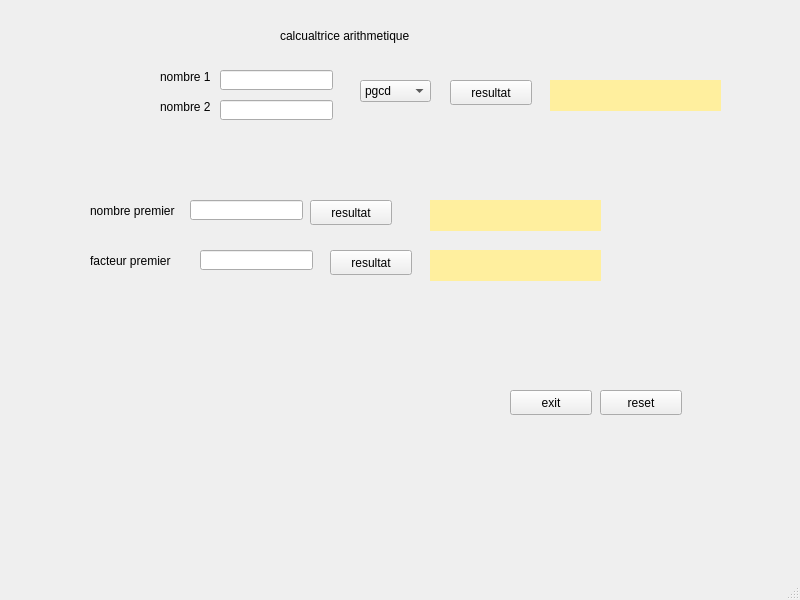
<?xml version="1.0" encoding="UTF-8"?>
<ui version="4.0">
 <class>mainWindow</class>
 <widget class="QMainWindow" name="mainWindow">
  <property name="geometry">
   <rect>
    <x>0</x>
    <y>0</y>
    <width>800</width>
    <height>600</height>
   </rect>
  </property>
  <property name="windowTitle">
   <string>MainWindow</string>
  </property>
  <widget class="QWidget" name="centralwidget">
   <widget class="QLabel" name="label">
    <property name="geometry">
     <rect>
      <x>160</x>
      <y>70</y>
      <width>54</width>
      <height>14</height>
     </rect>
    </property>
    <property name="text">
     <string>nombre 1</string>
    </property>
   </widget>
   <widget class="QLineEdit" name="a">
    <property name="geometry">
     <rect>
      <x>220</x>
      <y>70</y>
      <width>113</width>
      <height>20</height>
     </rect>
    </property>
    <property name="text">
     <string/>
    </property>
   </widget>
   <widget class="QComboBox" name="liste">
    <property name="geometry">
     <rect>
      <x>360</x>
      <y>80</y>
      <width>71</width>
      <height>22</height>
     </rect>
    </property>
    <item>
     <property name="text">
      <string>pgcd</string>
     </property>
    </item>
    <item>
     <property name="text">
      <string>ppcm</string>
     </property>
    </item>
   </widget>
   <widget class="QPushButton" name="res1">
    <property name="geometry">
     <rect>
      <x>450</x>
      <y>80</y>
      <width>82</width>
      <height>25</height>
     </rect>
    </property>
    <property name="text">
     <string>resultat</string>
    </property>
   </widget>
   <widget class="QLabel" name="label_2">
    <property name="geometry">
     <rect>
      <x>280</x>
      <y>10</y>
      <width>141</width>
      <height>51</height>
     </rect>
    </property>
    <property name="text">
     <string>calcualtrice arithmetique</string>
    </property>
   </widget>
   <widget class="QLabel" name="label_3">
    <property name="geometry">
     <rect>
      <x>160</x>
      <y>100</y>
      <width>54</width>
      <height>14</height>
     </rect>
    </property>
    <property name="text">
     <string>nombre 2</string>
    </property>
   </widget>
   <widget class="QLineEdit" name="b">
    <property name="geometry">
     <rect>
      <x>220</x>
      <y>100</y>
      <width>113</width>
      <height>20</height>
     </rect>
    </property>
   </widget>
   <widget class="QLabel" name="label1">
    <property name="geometry">
     <rect>
      <x>550</x>
      <y>80</y>
      <width>171</width>
      <height>31</height>
     </rect>
    </property>
    <property name="styleSheet">
     <string notr="true">background-color: rgb(252, 255, 215);
background-color: rgb(255, 239, 158);</string>
    </property>
    <property name="text">
     <string/>
    </property>
   </widget>
   <widget class="QLabel" name="label_5">
    <property name="geometry">
     <rect>
      <x>90</x>
      <y>200</y>
      <width>171</width>
      <height>21</height>
     </rect>
    </property>
    <property name="text">
     <string>nombre premier</string>
    </property>
   </widget>
   <widget class="QLabel" name="label_6">
    <property name="geometry">
     <rect>
      <x>90</x>
      <y>250</y>
      <width>91</width>
      <height>21</height>
     </rect>
    </property>
    <property name="text">
     <string>facteur premier</string>
    </property>
   </widget>
   <widget class="QLineEdit" name="nb_premier">
    <property name="geometry">
     <rect>
      <x>190</x>
      <y>200</y>
      <width>113</width>
      <height>20</height>
     </rect>
    </property>
   </widget>
   <widget class="QLineEdit" name="facteurs_premiers">
    <property name="geometry">
     <rect>
      <x>200</x>
      <y>250</y>
      <width>113</width>
      <height>20</height>
     </rect>
    </property>
   </widget>
   <widget class="QPushButton" name="res2">
    <property name="geometry">
     <rect>
      <x>310</x>
      <y>200</y>
      <width>82</width>
      <height>25</height>
     </rect>
    </property>
    <property name="text">
     <string>resultat</string>
    </property>
   </widget>
   <widget class="QLabel" name="label2">
    <property name="geometry">
     <rect>
      <x>430</x>
      <y>200</y>
      <width>171</width>
      <height>31</height>
     </rect>
    </property>
    <property name="styleSheet">
     <string notr="true">background-color: rgb(252, 255, 215);
background-color: rgb(255, 239, 158);</string>
    </property>
    <property name="text">
     <string/>
    </property>
   </widget>
   <widget class="QPushButton" name="res3">
    <property name="geometry">
     <rect>
      <x>330</x>
      <y>250</y>
      <width>82</width>
      <height>25</height>
     </rect>
    </property>
    <property name="text">
     <string>resultat</string>
    </property>
   </widget>
   <widget class="QLabel" name="label3">
    <property name="geometry">
     <rect>
      <x>430</x>
      <y>250</y>
      <width>171</width>
      <height>31</height>
     </rect>
    </property>
    <property name="styleSheet">
     <string notr="true">background-color: rgb(252, 255, 215);
background-color: rgb(255, 239, 158);</string>
    </property>
    <property name="text">
     <string/>
    </property>
   </widget>
   <widget class="QPushButton" name="annuler">
    <property name="geometry">
     <rect>
      <x>600</x>
      <y>390</y>
      <width>82</width>
      <height>25</height>
     </rect>
    </property>
    <property name="text">
     <string>reset</string>
    </property>
   </widget>
   <widget class="QPushButton" name="quitter">
    <property name="geometry">
     <rect>
      <x>510</x>
      <y>390</y>
      <width>82</width>
      <height>25</height>
     </rect>
    </property>
    <property name="text">
     <string>exit</string>
    </property>
   </widget>
  </widget>
  <widget class="QMenuBar" name="menubar">
   <property name="geometry">
    <rect>
     <x>0</x>
     <y>0</y>
     <width>800</width>
     <height>27</height>
    </rect>
   </property>
  </widget>
  <widget class="QStatusBar" name="statusbar"/>
 </widget>
 <resources/>
 <connections/>
</ui>
